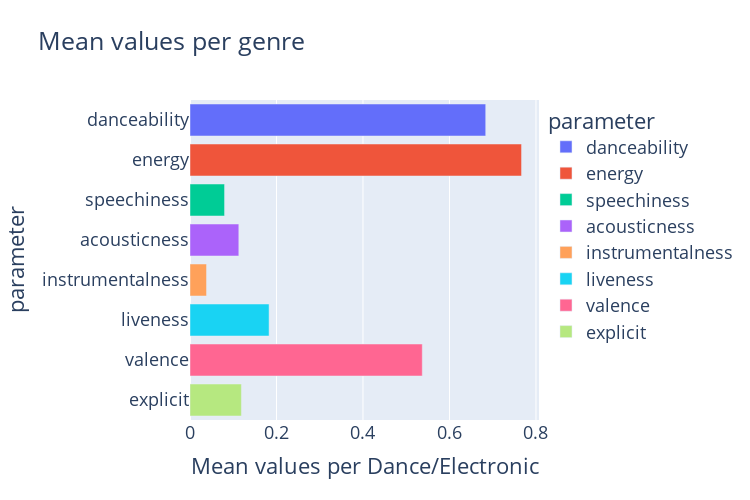
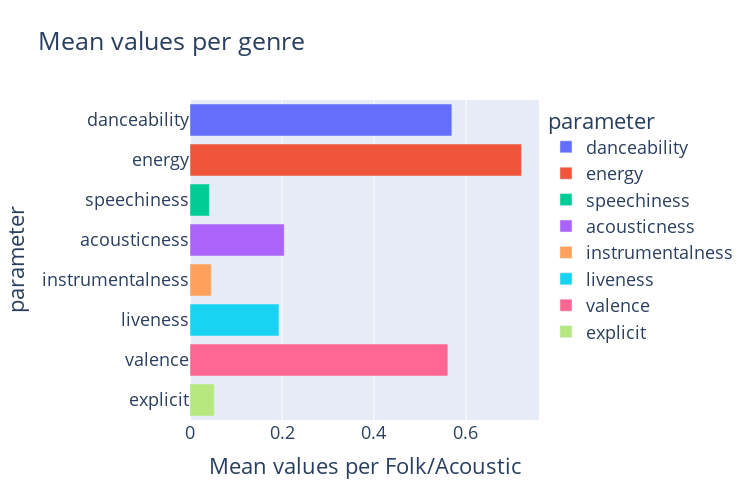
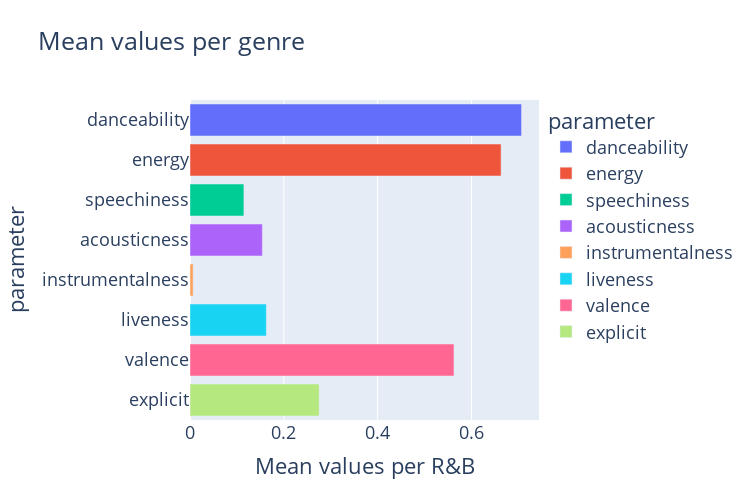

Write notebook code for charts like these, in order.
### Markdown cell above
## Technical values by genre
Every genre has it's own parameters of speechiness, danceability ecc. From this graph we can see, for every genre, what are the mean values of those parameters.

### Code cell
genre_num_songs = df_genre_exp.groupby("genre").size().reset_index()
genre_num_songs.columns = ["genre", "songs"]
genre_num_songs.drop(genre_num_songs[genre_num_songs.genre.isin(
    ["N/A"])].index.values, inplace=True)
valid_genres = genre_num_songs.genre.values

for genre in valid_genres:
    values_data = genres.drop(["popularity"], axis=1)[genres.genre == genre]

    values_data = values_data.drop(["genre", "tempo", "key", "loudness"], axis=1).transpose().reset_index()
    values_data.columns = ["parameter", "value"]

    fig = px.bar(values_data, x="value", y="parameter", color="parameter",
             width=750, height=500, title="Mean values per genre")
    fig.update_layout(font_size=18, xaxis_title=f"Mean values per {genre}")
    fig.show()

### Figure 1 — Plotly figure (JSON) as saved in the notebook; plotly's stock layout.template omitted (floating-point values rounded to 4 significant figures)
{"data": [{"alignmentgroup": "True", "hovertemplate": "parameter=%{y}<br>value=%{x}<extra></extra>", "legendgroup": "danceability", "marker": {"color": "#636efa", "pattern": {"shape": ""}}, "name": "danceability", "offsetgroup": "danceability", "orientation": "h", "showlegend": true, "textposition": "auto", "type": "bar", "x": [0.6838], "xaxis": "x", "y": ["danceability"], "yaxis": "y"}, {"alignmentgroup": "True", "hovertemplate": "parameter=%{y}<br>value=%{x}<extra></extra>", "legendgroup": "energy", "marker": {"color": "#EF553B", "pattern": {"shape": ""}}, "name": "energy", "offsetgroup": "energy", "orientation": "h", "showlegend": true, "textposition": "auto", "type": "bar", "x": [0.7667], "xaxis": "x", "y": ["energy"], "yaxis": "y"}, {"alignmentgroup": "True", "hovertemplate": "parameter=%{y}<br>value=%{x}<extra></extra>", "legendgroup": "speechiness", "marker": {"color": "#00cc96", "pattern": {"shape": ""}}, "name": "speechiness", "offsetgroup": "speechiness", "orientation": "h", "showlegend": true, "textposition": "auto", "type": "bar", "x": [0.07992], "xaxis": "x", "y": ["speechiness"], "yaxis": "y"}, {"alignmentgroup": "True", "hovertemplate": "parameter=%{y}<br>value=%{x}<extra></extra>", "legendgroup": "acousticness", "marker": {"color": "#ab63fa", "pattern": {"shape": ""}}, "name": "acousticness", "offsetgroup": "acousticness", "orientation": "h", "showlegend": true, "textposition": "auto", "type": "bar", "x": [0.1129], "xaxis": "x", "y": ["acousticness"], "yaxis": "y"}, {"alignmentgroup": "True", "hovertemplate": "parameter=%{y}<br>value=%{x}<extra></extra>", "legendgroup": "instrumentalness", "marker": {"color": "#FFA15A", "pattern": {"shape": ""}}, "name": "instrumentalness", "offsetgroup": "instrumentalness", "orientation": "h", "showlegend": true, "textposition": "auto", "type": "bar", "x": [0.03824], "xaxis": "x", "y": ["instrumentalness"], "yaxis": "y"}, {"alignmentgroup": "True", "hovertemplate": "parameter=%{y}<br>value=%{x}<extra></extra>", "legendgroup": "liveness", "marker": {"color": "#19d3f3", "pattern": {"shape": ""}}, "name": "liveness", "offsetgroup": "liveness", "orientation": "h", "showlegend": true, "textposition": "auto", "type": "bar", "x": [0.1829], "xaxis": "x", "y": ["liveness"], "yaxis": "y"}, {"alignmentgroup": "True", "hovertemplate": "parameter=%{y}<br>value=%{x}<extra></extra>", "legendgroup": "valence", "marker": {"color": "#FF6692", "pattern": {"shape": ""}}, "name": "valence", "offsetgroup": "valence", "orientation": "h", "showlegend": true, "textposition": "auto", "type": "bar", "x": [0.5371], "xaxis": "x", "y": ["valence"], "yaxis": "y"}, {"alignmentgroup": "True", "hovertemplate": "parameter=%{y}<br>value=%{x}<extra></extra>", "legendgroup": "explicit", "marker": {"color": "#B6E880", "pattern": {"shape": ""}}, "name": "explicit", "offsetgroup": "explicit", "orientation": "h", "showlegend": true, "textposition": "auto", "type": "bar", "x": [0.1189], "xaxis": "x", "y": ["explicit"], "yaxis": "y"}], "layout": {"barmode": "relative", "font": {"size": 18}, "height": 500, "legend": {"title": {"text": "parameter"}, "tracegroupgap": 0}, "title": {"text": "Mean values per genre"}, "width": 750, "xaxis": {"anchor": "y", "domain": [0, 1], "title": {"text": "Mean values per Dance/Electronic"}}, "yaxis": {"anchor": "x", "categoryarray": ["explicit", "valence", "liveness", "instrumentalness", "acousticness", "speechiness", "energy", "danceability"], "categoryorder": "array", "domain": [0, 1], "title": {"text": "parameter"}}}}

### Figure 2 — Plotly figure (JSON) as saved in the notebook; plotly's stock layout.template omitted (floating-point values rounded to 4 significant figures)
{"data": [{"alignmentgroup": "True", "hovertemplate": "parameter=%{y}<br>value=%{x}<extra></extra>", "legendgroup": "danceability", "marker": {"color": "#636efa", "pattern": {"shape": ""}}, "name": "danceability", "offsetgroup": "danceability", "orientation": "h", "showlegend": true, "textposition": "auto", "type": "bar", "x": [0.5693], "xaxis": "x", "y": ["danceability"], "yaxis": "y"}, {"alignmentgroup": "True", "hovertemplate": "parameter=%{y}<br>value=%{x}<extra></extra>", "legendgroup": "energy", "marker": {"color": "#EF553B", "pattern": {"shape": ""}}, "name": "energy", "offsetgroup": "energy", "orientation": "h", "showlegend": true, "textposition": "auto", "type": "bar", "x": [0.7208], "xaxis": "x", "y": ["energy"], "yaxis": "y"}, {"alignmentgroup": "True", "hovertemplate": "parameter=%{y}<br>value=%{x}<extra></extra>", "legendgroup": "speechiness", "marker": {"color": "#00cc96", "pattern": {"shape": ""}}, "name": "speechiness", "offsetgroup": "speechiness", "orientation": "h", "showlegend": true, "textposition": "auto", "type": "bar", "x": [0.04206], "xaxis": "x", "y": ["speechiness"], "yaxis": "y"}, {"alignmentgroup": "True", "hovertemplate": "parameter=%{y}<br>value=%{x}<extra></extra>", "legendgroup": "acousticness", "marker": {"color": "#ab63fa", "pattern": {"shape": ""}}, "name": "acousticness", "offsetgroup": "acousticness", "orientation": "h", "showlegend": true, "textposition": "auto", "type": "bar", "x": [0.2049], "xaxis": "x", "y": ["acousticness"], "yaxis": "y"}, {"alignmentgroup": "True", "hovertemplate": "parameter=%{y}<br>value=%{x}<extra></extra>", "legendgroup": "instrumentalness", "marker": {"color": "#FFA15A", "pattern": {"shape": ""}}, "name": "instrumentalness", "offsetgroup": "instrumentalness", "orientation": "h", "showlegend": true, "textposition": "auto", "type": "bar", "x": [0.04624], "xaxis": "x", "y": ["instrumentalness"], "yaxis": "y"}, {"alignmentgroup": "True", "hovertemplate": "parameter=%{y}<br>value=%{x}<extra></extra>", "legendgroup": "liveness", "marker": {"color": "#19d3f3", "pattern": {"shape": ""}}, "name": "liveness", "offsetgroup": "liveness", "orientation": "h", "showlegend": true, "textposition": "auto", "type": "bar", "x": [0.1934], "xaxis": "x", "y": ["liveness"], "yaxis": "y"}, {"alignmentgroup": "True", "hovertemplate": "parameter=%{y}<br>value=%{x}<extra></extra>", "legendgroup": "valence", "marker": {"color": "#FF6692", "pattern": {"shape": ""}}, "name": "valence", "offsetgroup": "valence", "orientation": "h", "showlegend": true, "textposition": "auto", "type": "bar", "x": [0.5607], "xaxis": "x", "y": ["valence"], "yaxis": "y"}, {"alignmentgroup": "True", "hovertemplate": "parameter=%{y}<br>value=%{x}<extra></extra>", "legendgroup": "explicit", "marker": {"color": "#B6E880", "pattern": {"shape": ""}}, "name": "explicit", "offsetgroup": "explicit", "orientation": "h", "showlegend": true, "textposition": "auto", "type": "bar", "x": [0.05263], "xaxis": "x", "y": ["explicit"], "yaxis": "y"}], "layout": {"barmode": "relative", "font": {"size": 18}, "height": 500, "legend": {"title": {"text": "parameter"}, "tracegroupgap": 0}, "title": {"text": "Mean values per genre"}, "width": 750, "xaxis": {"anchor": "y", "domain": [0, 1], "title": {"text": "Mean values per Folk/Acoustic"}}, "yaxis": {"anchor": "x", "categoryarray": ["explicit", "valence", "liveness", "instrumentalness", "acousticness", "speechiness", "energy", "danceability"], "categoryorder": "array", "domain": [0, 1], "title": {"text": "parameter"}}}}

### Figure 3 — Plotly figure (JSON) as saved in the notebook; plotly's stock layout.template omitted (floating-point values rounded to 4 significant figures)
{"data": [{"alignmentgroup": "True", "hovertemplate": "parameter=%{y}<br>value=%{x}<extra></extra>", "legendgroup": "danceability", "marker": {"color": "#636efa", "pattern": {"shape": ""}}, "name": "danceability", "offsetgroup": "danceability", "orientation": "h", "showlegend": true, "textposition": "auto", "type": "bar", "x": [0.7068], "xaxis": "x", "y": ["danceability"], "yaxis": "y"}, {"alignmentgroup": "True", "hovertemplate": "parameter=%{y}<br>value=%{x}<extra></extra>", "legendgroup": "energy", "marker": {"color": "#EF553B", "pattern": {"shape": ""}}, "name": "energy", "offsetgroup": "energy", "orientation": "h", "showlegend": true, "textposition": "auto", "type": "bar", "x": [0.6632], "xaxis": "x", "y": ["energy"], "yaxis": "y"}, {"alignmentgroup": "True", "hovertemplate": "parameter=%{y}<br>value=%{x}<extra></extra>", "legendgroup": "speechiness", "marker": {"color": "#00cc96", "pattern": {"shape": ""}}, "name": "speechiness", "offsetgroup": "speechiness", "orientation": "h", "showlegend": true, "textposition": "auto", "type": "bar", "x": [0.1149], "xaxis": "x", "y": ["speechiness"], "yaxis": "y"}, {"alignmentgroup": "True", "hovertemplate": "parameter=%{y}<br>value=%{x}<extra></extra>", "legendgroup": "acousticness", "marker": {"color": "#ab63fa", "pattern": {"shape": ""}}, "name": "acousticness", "offsetgroup": "acousticness", "orientation": "h", "showlegend": true, "textposition": "auto", "type": "bar", "x": [0.1542], "xaxis": "x", "y": ["acousticness"], "yaxis": "y"}, {"alignmentgroup": "True", "hovertemplate": "parameter=%{y}<br>value=%{x}<extra></extra>", "legendgroup": "instrumentalness", "marker": {"color": "#FFA15A", "pattern": {"shape": ""}}, "name": "instrumentalness", "offsetgroup": "instrumentalness", "orientation": "h", "showlegend": true, "textposition": "auto", "type": "bar", "x": [0.006679], "xaxis": "x", "y": ["instrumentalness"], "yaxis": "y"}, {"alignmentgroup": "True", "hovertemplate": "parameter=%{y}<br>value=%{x}<extra></extra>", "legendgroup": "liveness", "marker": {"color": "#19d3f3", "pattern": {"shape": ""}}, "name": "liveness", "offsetgroup": "liveness", "orientation": "h", "showlegend": true, "textposition": "auto", "type": "bar", "x": [0.1627], "xaxis": "x", "y": ["liveness"], "yaxis": "y"}, {"alignmentgroup": "True", "hovertemplate": "parameter=%{y}<br>value=%{x}<extra></extra>", "legendgroup": "valence", "marker": {"color": "#FF6692", "pattern": {"shape": ""}}, "name": "valence", "offsetgroup": "valence", "orientation": "h", "showlegend": true, "textposition": "auto", "type": "bar", "x": [0.5627], "xaxis": "x", "y": ["valence"], "yaxis": "y"}, {"alignmentgroup": "True", "hovertemplate": "parameter=%{y}<br>value=%{x}<extra></extra>", "legendgroup": "explicit", "marker": {"color": "#B6E880", "pattern": {"shape": ""}}, "name": "explicit", "offsetgroup": "explicit", "orientation": "h", "showlegend": true, "textposition": "auto", "type": "bar", "x": [0.2754], "xaxis": "x", "y": ["explicit"], "yaxis": "y"}], "layout": {"barmode": "relative", "font": {"size": 18}, "height": 500, "legend": {"title": {"text": "parameter"}, "tracegroupgap": 0}, "title": {"text": "Mean values per genre"}, "width": 750, "xaxis": {"anchor": "y", "domain": [0, 1], "title": {"text": "Mean values per R&B"}}, "yaxis": {"anchor": "x", "categoryarray": ["explicit", "valence", "liveness", "instrumentalness", "acousticness", "speechiness", "energy", "danceability"], "categoryorder": "array", "domain": [0, 1], "title": {"text": "parameter"}}}}
